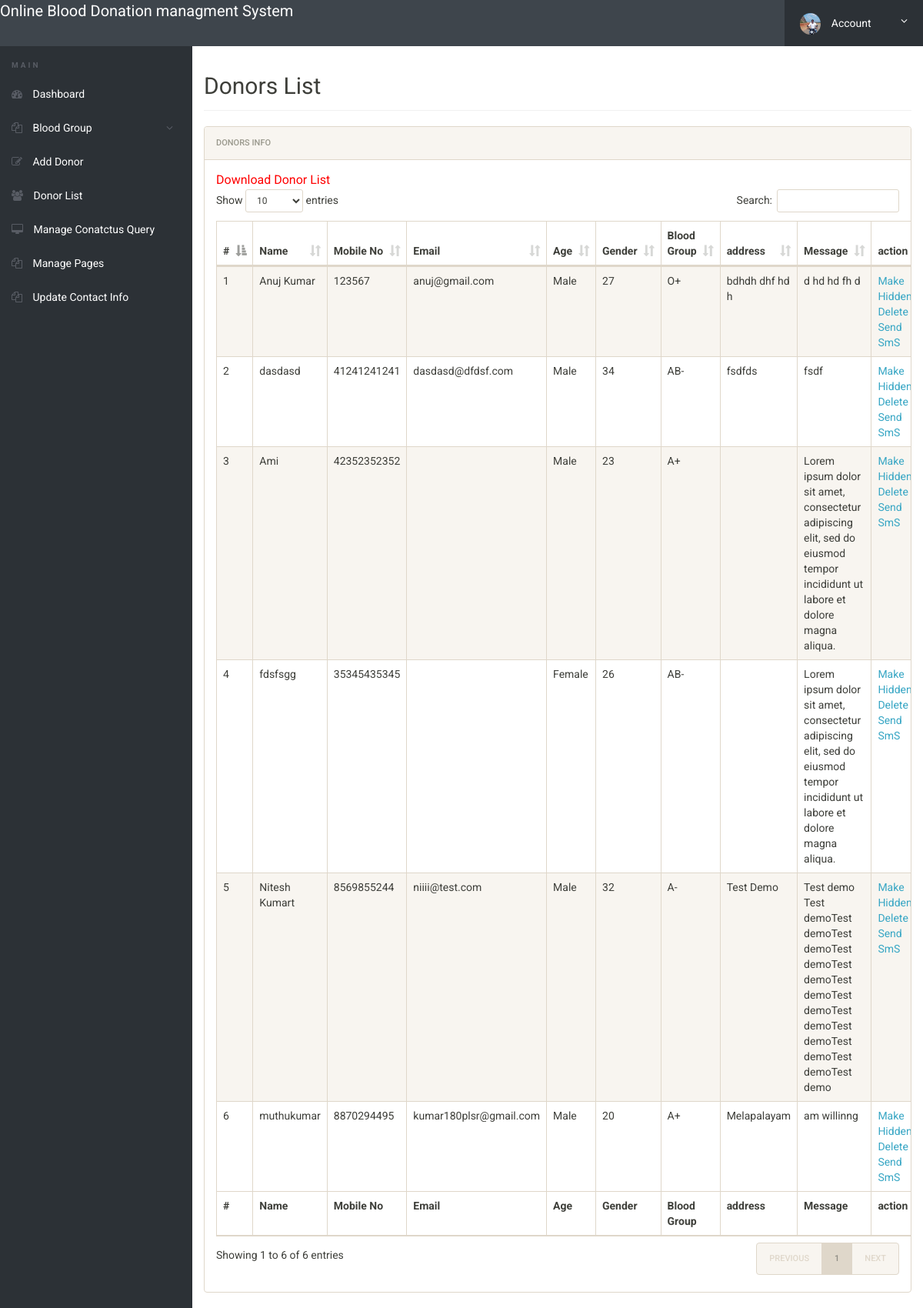
/admin/donor-list.php (signed in), run on the app's committed database.
### tables this page shows
CREATE TABLE IF NOT EXISTS `tblblooddonars` (
  `id` int(11) NOT NULL AUTO_INCREMENT,
  `FullName` varchar(100) DEFAULT NULL,
  `MobileNumber` char(11) DEFAULT NULL,
  `EmailId` varchar(100) DEFAULT NULL,
  `Gender` varchar(20) DEFAULT NULL,
  `Age` int(11) DEFAULT NULL,
  `BloodGroup` varchar(20) DEFAULT NULL,
  `Address` varchar(255) DEFAULT NULL,
  `Message` mediumtext,
  `PostingDate` timestamp NOT NULL DEFAULT CURRENT_TIMESTAMP,
  `status` int(1) DEFAULT NULL,
  PRIMARY KEY (`id`)
);

### admin/donor-list.php (the view, shortened to what this page needs)
<?php
include('includes/config.php');
if(strlen($_SESSION['alogin'])==0)
	{
header('location:index.php');
}
else{
 ?>
<!doctype html>
<html lang="en" class="no-js">
<head>
	<link rel="stylesheet" href="css/font-awesome.min.css">
	<link rel="stylesheet" href="css/bootstrap.min.css">
	<link rel="stylesheet" href="css/dataTables.bootstrap.min.css">
	<link rel="stylesheet" href="css/bootstrap-social.css">
	<link rel="stylesheet" href="css/bootstrap-select.css">
	<link rel="stylesheet" href="css/fileinput.min.css">
	<link rel="stylesheet" href="css/awesome-bootstrap-checkbox.css">
	<link rel="stylesheet" href="css/style.css">
</head>
<body>
	<?php include('includes/header.php');?>
	<div class="ts-main-content">
		<?php include('includes/leftbar.php');?>
		<div class="content-wrapper">
			<div class="container-fluid">
				<div class="row">
					<div class="col-md-12">
						<h2 class="page-title">Donors List</h2>
						<div class="panel panel-default">
							<div class="panel-heading">Donors Info</div>
							<div class="panel-body">
				<a href="download-records.php" style="color:red; font-size:16px;">Download Donor List</a>
								<table id="zctb" class="display table table-striped table-bordered table-hover" cellspacing="0" width="100%">
									<thead>
										<tr>
										<th>#</th>
											<th>Name</th>
											<th>Mobile No</th>
											<th>Email</th>
											<th>Age</th>
											<th>Gender</th>
											<th>Blood Group</th>
											<th>address</th>
											<th>Message </th>
											<th>action </th>
										</tr>
									</thead>
									<tfoot>
										<tr>
										<th>#</th>
										<th>Name</th>
											<th>Mobile No</th>
											<th>Email</th>
											<th>Age</th>
											<th>Gender</th>
											<th>Blood Group</th>
											<th>address</th>
											<th>Message </th>
											<th>action </th>
										</tr>
									</tfoot>
									<tbody>
<?php $sql = "SELECT * from  tblblooddonars ";
$query = $dbh -> prepare($sql);
$query->execute();
$results=$query->fetchAll(PDO::FETCH_OBJ);
$cnt=1;
if($query->rowCount()>0)
{
foreach($results as $result)
{				?>
										<tr>
											<td><?php echo htmlentities($cnt);?></td>
											<td><?php echo htmlentities($result->FullName);?></td>
											<td><?php echo htmlentities($result->MobileNumber);?></td>
											<td><?php echo htmlentities($result->EmailId);?></td>
											<td><?php echo htmlentities($result->Gender);?></td>
											<td><?php echo htmlentities($result->Age);?></td>
											<td><?php echo htmlentities($result->BloodGroup);?></td>
											<td><?php echo htmlentities($result->Address);?></td>
											<td><?php echo htmlentities($result->Message);?></td>
										<td>
<?php if($result->status==1)
{?>
<a href="donor-list.php?hidden=<?php echo htmlentities($result->id);?>" onclick="return confirm('Do you really want to hiidden this detail')"> Make Hidden</a>
<?php } else {?>
<a href="donor-list.php?public=<?php echo htmlentities($result->id);?>" onclick="return confirm('Do you really want to Public this detail')"> Make Public</a>
<?php } ?>
<a href="donor-list.php?del=<?php echo htmlentities($result->id);?>" onclick="return confirm('Do you really want to delete this record')"> Delete</a>
<a href="newsm.php?vall=<?php echo htmlentities($result->id);?>" onclick="return confirm('Do you really want send sms to this record')"> Send SmS</a>
</td>
										</tr>
										<?php $cnt=$cnt+1; }} ?>
									</tbody>
								</table>
							</div>
						</div>
					</div>
				</div>
			</div>
		</div>
	</div>
</body>
</html>
<?php } ?>

### admin/css/style.css (style rules this page uses)
html { font-size: 14px; }
@media only screen and (min-width: 480px) { html { font-size: 17px; } }
@media only screen and (min-width: 768px) { html { font-size: 14px; } }
body { font-size: 1em; }
a { color: #37a6c4; }
.panel { overflow: hidden; }
.page-title { padding-bottom: 15px; margin-bottom: 20px; border-bottom: 1px solid #f0f0f0; }
.ts-main-content .content-wrapper { padding-top: 15px; margin-top: 60px; }
@media only screen and (min-width: 992px) { .ts-main-content .content-wrapper { margin-left: 250px; } }

### data on the page
tblblooddonars: FullName "Anuj Kumar", MobileNumber "123567", EmailId "anuj@gmail.com", Gender "Male", Age "27", BloodGroup "O+", Address "bdhdh dhf hd h", Message "d hd hd fh d"
tblblooddonars: FullName "dasdasd", MobileNumber "41241241241", EmailId "dasdasd@dfdsf.com", Gender "Male", Age "34", BloodGroup "AB-", Address "fsdfds", Message "fsdf"
tblblooddonars: FullName "Ami", MobileNumber "42352352352", Gender "Male", Age "23", BloodGroup "A+", Message "Lorem ipsum dolor sit amet, consectetur adipiscing elit, sed do eiusmod tempor incididunt ut labore et dolore magna aliqua."
tblblooddonars: FullName "fdsfsgg", MobileNumber "35345435345", Gender "Female", Age "26", BloodGroup "AB-", Message "Lorem ipsum dolor sit amet, consectetur adipiscing elit, sed do eiusmod tempor incididunt ut labore et dolore magna aliqua."
tblblooddonars: FullName "Nitesh Kumart", MobileNumber "8569855244", EmailId "niiii@test.com", Gender "Male", Age "32", BloodGroup "A-", Address "Test Demo", Message "Test demo Test demoTest demoTest demoTest demoTest demoTest demoTest demoTest demoTest demoTest demoTest demoTest demo"
tblblooddonars: FullName "muthukumar", MobileNumber "8870294495", EmailId "kumar180plsr@gmail.com", Gender "Male", Age "20", BloodGroup "A+", Address "Melapalayam", Message "am willinng"
